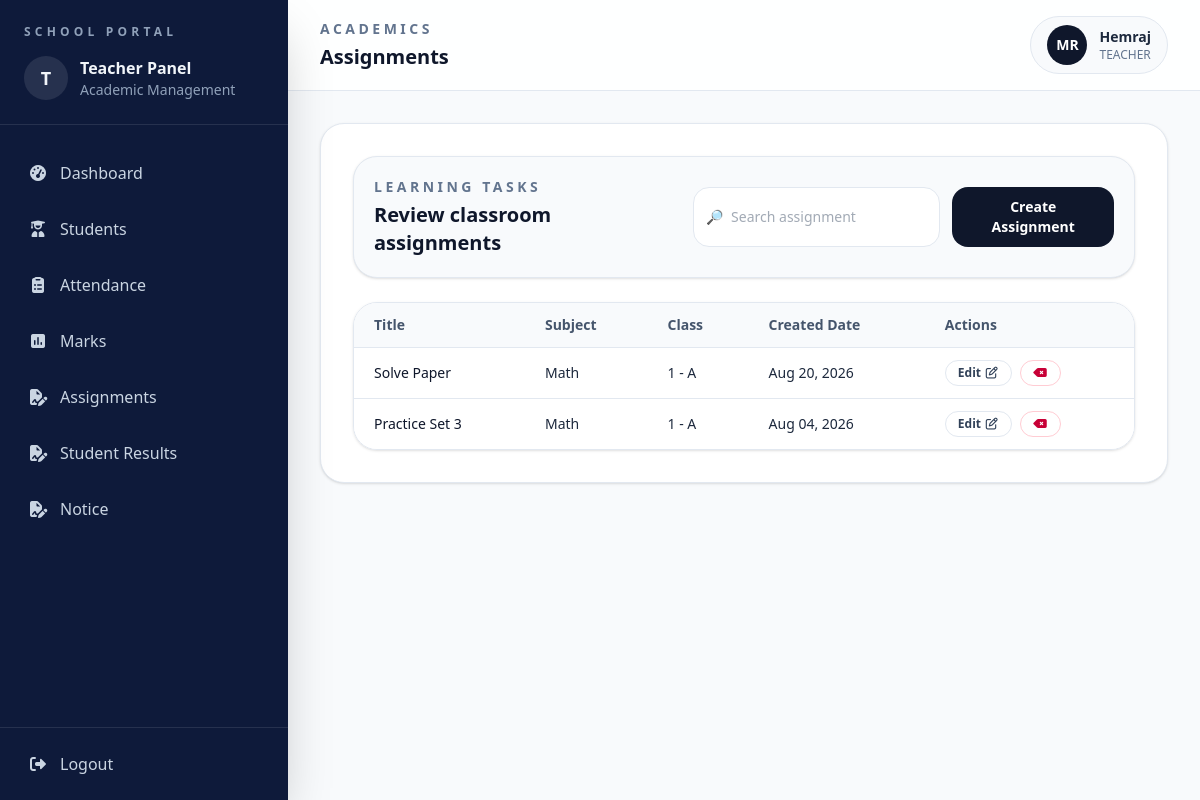
/academics/assignments/list/ (signed in), run on an earlier commit of the app's database.
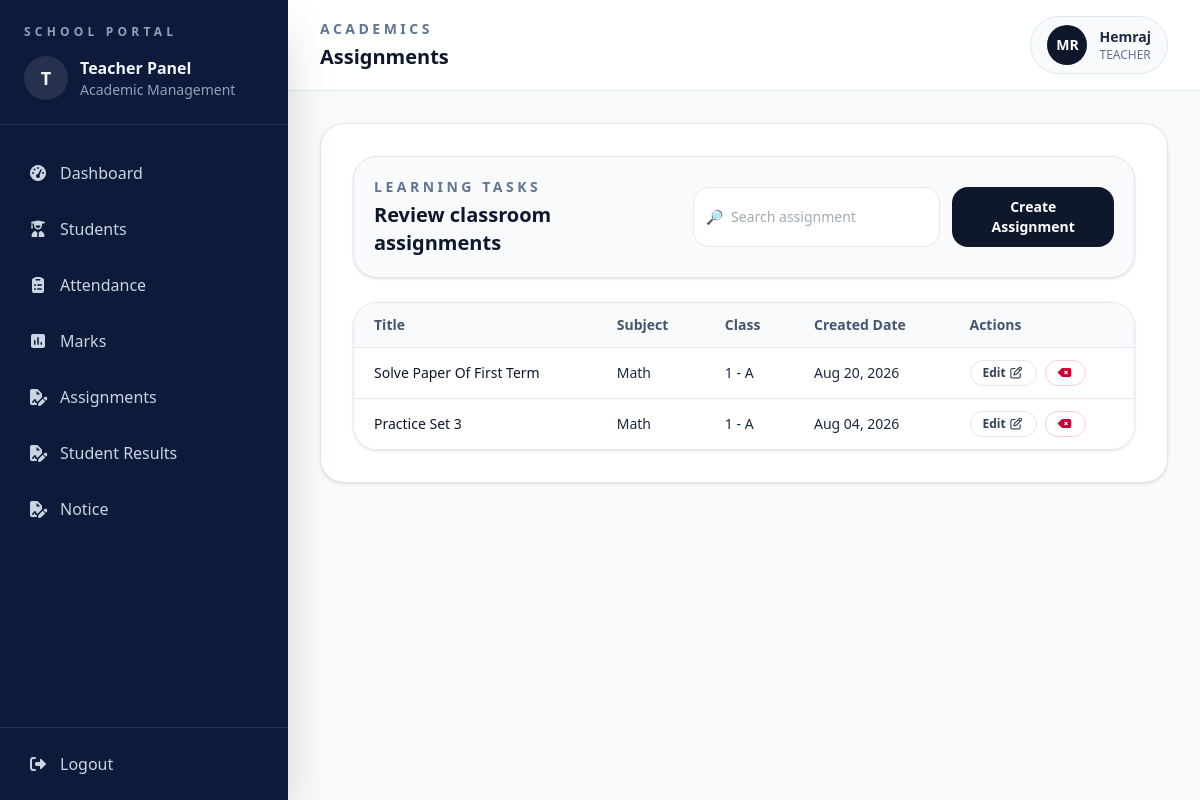
And on a later commit of the database.
### academics/models.py (models this page shows, shortened)
class Assignment(models.Model):
    title = models.CharField(max_length=200)
    description = models.TextField(blank=True)
    subject = models.ForeignKey(Subject, on_delete=models.CASCADE)
    classroom = models.ForeignKey(ClassRoom, on_delete=models.CASCADE)
    created_at = models.DateTimeField(auto_now_add=True)

class Subject(models.Model):
    name = models.CharField(max_length=100)
    classroom = models.ForeignKey(ClassRoom, on_delete=models.CASCADE)

### students/models.py (models this page shows, shortened)
class ClassRoom(models.Model):
    name = models.CharField(max_length=50)
    section = models.CharField(max_length=10)
    teacher = models.ForeignKey(
        User, on_delete=models.SET_NULL, null=True, limit_choices_to={"role": "TEACHER"}
    )

### academics/views.py (the view)
# urls.py: path("assignments/list/", views.assignment_list, name="assignment-list"),
@login_required
def assignment_list(request):
    assignments = (
        Assignment.objects.filter(classroom__teacher=request.user)
        .select_related("subject", "classroom")
        .order_by("-created_at")
    )
    return render(
        request, "academics/assignment_list.html", {"assignments": assignments}
    )

### academics/templates/academics/assignment_list.html (shortened to what this page needs)
{% extends 'base.html' %} {% block title %}Assignments{% endblock %}
{% block page_label %}Academics{% endblock %}
{% block page_title %}Assignments{% endblock %} {% block content %}
<section class="space-y-6">
  <div
    class="flex flex-col gap-4 rounded-3xl border border-slate-200 bg-slate-50 p-5 shadow-sm md:flex-row md:items-center md:justify-between"
  >
    <div>
      <p
        class="text-sm font-semibold uppercase tracking-[0.25em] text-slate-500"
      >
        Learning Tasks
      </p>
      <h2 class="mt-1 text-xl font-semibold text-slate-900">
        Review classroom assignments
      </h2>
    </div>
    <div class="flex flex-col gap-3 sm:flex-row">
      <label
        class="flex items-center rounded-2xl border border-slate-200 bg-white px-3 py-2 text-sm text-slate-600"
      >
        <span class="mr-2 text-slate-400">🔎</span>
        <input
          type="text"
          placeholder="Search assignment"
          class="w-full bg-transparent outline-none"
        />
      </label>
      <a
        href="{% url 'add-assignment' %}"
        class="rounded-2xl bg-slate-900 px-4 py-2.5 text-center text-sm font-semibold text-white transition hover:bg-slate-800"
      >
        Create Assignment
      </a>
    </div>
  </div>
  <div class="overflow-hidden rounded-3xl border border-slate-200 shadow-sm">
    <div class="overflow-x-auto">
      <table class="min-w-full divide-y divide-slate-200 text-left text-sm">
        <thead class="bg-slate-50 text-slate-600">
          <tr>
            <th class="px-5 py-3 font-semibold">Title</th>
            <th class="px-5 py-3 font-semibold">Subject</th>
            <th class="px-5 py-3 font-semibold">Class</th>
            <th class="px-5 py-3 font-semibold">Created Date</th>
            <th class="px-5 py-3 font-semibold">Actions</th>
          </tr>
        </thead>
        <tbody class="divide-y divide-slate-200 bg-white">
          {% for assignment in assignments %}
          <tr>
            <td class="px-5 py-3 font-medium text-slate-900">
              {{ assignment.title | title}}
            </td>
            <td class="px-5 py-3">{{ assignment.subject.name | capfirst}}</td>
            <td class="px-5 py-3">
              {{ assignment.classroom.name }} {% if assignment.classroom.section %} - {{ assignment.classroom.section |title}} {% endif %}
            </td>
            <td class="px-5 py-3">{{ assignment.created_at|date:"M d, Y" }}</td>
            <td class="px-5 py-3">
              <div class="flex gap-2">
                <a
                  href="{% url 'assignment-edit' assignment.id %}"
                  class="rounded-full border border-slate-200 px-3 py-1 text-xs font-semibold text-slate-700 transition hover:bg-slate-50"
                >
                Edit
                  <i class="fa-regular fa-pen-to-square"></i>
                </a>
                <a
                  href="{% url 'delete_assignment' assignment.id %}"
                  class="rounded-full border border-rose-200 px-3 py-1 text-xs font-semibold text-rose-700 transition hover:bg-rose-50"
                >
                 <i class="fa-solid fa-delete-left"></i>
                </a>
              </div>
            </td>
          </tr>
          {% empty %}
          <tr>
            <td colspan="5" class="px-5 py-10 text-center text-slate-500">
              No assignments found.
            </td>
          </tr>
          {% endfor %}
        </tbody>
      </table>
    </div>
  </div>
</section>
{% endblock %}

What changed in the data, as far as the page shows it:
changed Assignment: title "Solve Paper" → "Solve Paper Of First Term"
